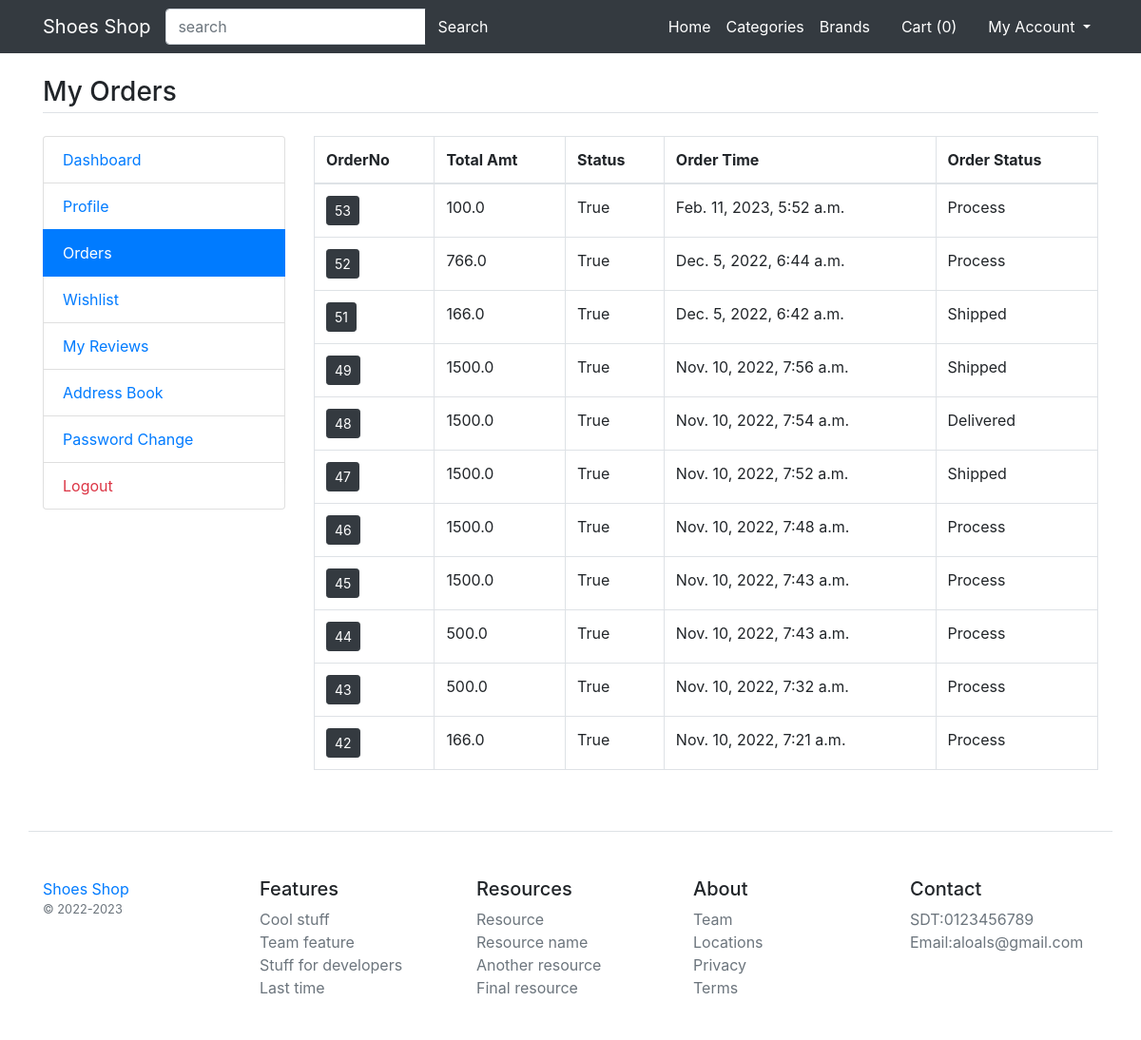
The app's page /my-orders (signed in) with its own data.
### main/models.py (models this page shows)
class CartOrder(models.Model):
    user = models.ForeignKey(User,on_delete = models.CASCADE)
    total_amt = models.FloatField()
    paid_status = models.BooleanField(default = True)
    order_dt =models.DateTimeField(auto_now_add = True)
    order_status = models.CharField(choices=status_choice,default = 'Process',max_length = 150)
    class Meta:
        verbose_name_plural = '8. Orders'

### main/views.py (the view)
# urls.py: path('my-orders',views.my_orders,name = 'my_orders'),
def my_orders(request):
    orders = CartOrder.objects.filter(user = request.user).order_by('-id')
    return render(request,'user/orders.html',{'orders':orders})

### main/template_context.py (called while the page is built)
def get_filters(request):
    cats = Product.objects.distinct().values('category__title','category__id')
    brands = Product.objects.distinct().values('brand__title','brand__id')
    colors = ProductAttribute.objects.distinct().values('color__title','color__id','color__color_code')
    sizes = ProductAttribute.objects.distinct().values('size__title','size__id')
    minMaxPrice = ProductAttribute.objects.aggregate(Min('price'),Max('price'))
    data = {'cats':cats,'brands':brands,'colors':colors,'sizes':sizes,'minMaxPrice':minMaxPrice,}
    return data

### main/templates/user/orders.html
{% extends 'base.html' %}
{% load static %}
{% block content %}
<main class="container my-4">
	<h3 class="my-4 border-bottom pb-1">My Orders</h3>
	<div class="row">
		<div class ="col-md-3">
            {% include 'user/user-sidebar.html'%}
		</div>
		<div class ="col-md-9">
            <div class = "table-responsive">
                <table class = "table-bordered table">
                    <thread>
                    <tr>
                        <th>OrderNo</th>
                        <th>Total Amt</th>
                        <th>Status</th>
                        <th>Order Time</th>
                        <th>Order Status</th>
                    </tr>
                </thread>
                <tbody>
                    {% for order in orders %}
                    <tr>
                        <td><a href = "{% url 'my_order_items' order.id %}" class = "btn btn-sm btn-dark">{{order.id}}</a></td>
                        <td>{{order.total_amt}}</td>
                        <td>{{order.paid_status}}</td>
                        <td>{{order.order_dt}}</td>
                        <td>{{order.order_status}}</td>
                    </tr>
                    {% endfor %}
                </tbody>
                </table>
            </div>
		</div>
	</div>
</main>
{% endblock %}

### records on screen
CartOrder: id "53", total_amt "100.0", paid_status "True", order_dt "Feb. 11, 2023, 5:52 a.m.", order_status "Process"
CartOrder: id "52", total_amt "766.0", paid_status "True", order_dt "Dec. 5, 2022, 6:44 a.m.", order_status "Process"
CartOrder: id "51", total_amt "166.0", paid_status "True", order_dt "Dec. 5, 2022, 6:42 a.m.", order_status "Shipped"
CartOrder: id "49", total_amt "1500.0", paid_status "True", order_dt "Nov. 10, 2022, 7:56 a.m.", order_status "Shipped"
CartOrder: id "48", total_amt "1500.0", paid_status "True", order_dt "Nov. 10, 2022, 7:54 a.m.", order_status "Delivered"
CartOrder: id "47", total_amt "1500.0", paid_status "True", order_dt "Nov. 10, 2022, 7:52 a.m.", order_status "Shipped"
CartOrder: id "46", total_amt "1500.0", paid_status "True", order_dt "Nov. 10, 2022, 7:48 a.m.", order_status "Process"
CartOrder: id "45", total_amt "1500.0", paid_status "True", order_dt "Nov. 10, 2022, 7:43 a.m.", order_status "Process"
CartOrder: id "44", total_amt "500.0", paid_status "True", order_dt "Nov. 10, 2022, 7:43 a.m.", order_status "Process"
CartOrder: id "43", total_amt "500.0", paid_status "True", order_dt "Nov. 10, 2022, 7:32 a.m.", order_status "Process"
CartOrder: id "42", total_amt "166.0", paid_status "True", order_dt "Nov. 10, 2022, 7:21 a.m.", order_status "Process"

### other values on screen
{{ request.session.cartdata|length }} "0"
